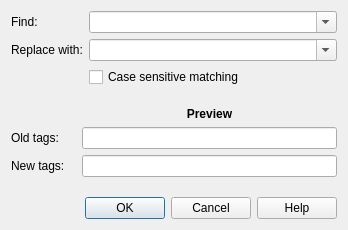
<?xml version="1.0" encoding="UTF-8"?>
<ui version="4.0">
 <class>Dialog</class>
 <widget class="QDialog" name="Dialog">
  <property name="geometry">
   <rect>
    <x>0</x>
    <y>0</y>
    <width>348</width>
    <height>230</height>
   </rect>
  </property>
  <property name="windowTitle">
   <string>Find and Replace Tags</string>
  </property>
  <layout class="QVBoxLayout" name="verticalLayout">
   <item>
    <layout class="QGridLayout" name="gridLayout">
     <item row="1" column="1">
      <widget class="QComboBox" name="input_replace">
       <property name="sizePolicy">
        <sizepolicy hsizetype="Expanding" vsizetype="Fixed">
         <horstretch>9</horstretch>
         <verstretch>0</verstretch>
        </sizepolicy>
       </property>
       <property name="editable">
        <bool>true</bool>
       </property>
      </widget>
     </item>
     <item row="1" column="0">
      <widget class="QLabel" name="label_replace">
       <property name="font">
        <font>
         <weight>50</weight>
         <bold>false</bold>
         <kerning>true</kerning>
        </font>
       </property>
       <property name="text">
        <string>Replace with:</string>
       </property>
      </widget>
     </item>
     <item row="0" column="0">
      <widget class="QLabel" name="label_find">
       <property name="font">
        <font>
         <weight>50</weight>
         <bold>false</bold>
        </font>
       </property>
       <property name="text">
        <string>Find:</string>
       </property>
      </widget>
     </item>
     <item row="2" column="1">
      <widget class="QCheckBox" name="is_case">
       <property name="text">
        <string>Case sensitive matching</string>
       </property>
      </widget>
     </item>
     <item row="0" column="1">
      <widget class="QComboBox" name="input_find">
       <property name="sizePolicy">
        <sizepolicy hsizetype="Expanding" vsizetype="Fixed">
         <horstretch>9</horstretch>
         <verstretch>0</verstretch>
        </sizepolicy>
       </property>
       <property name="editable">
        <bool>true</bool>
       </property>
      </widget>
     </item>
    </layout>
   </item>
   <item>
    <spacer name="verticalSpacer_2">
     <property name="orientation">
      <enum>Qt::Vertical</enum>
     </property>
     <property name="sizeHint" stdset="0">
      <size>
       <width>20</width>
       <height>40</height>
      </size>
     </property>
    </spacer>
   </item>
   <item>
    <layout class="QGridLayout" name="gridLayout_2">
     <item row="2" column="1">
      <widget class="QLineEdit" name="output_tags">
       <property name="focusPolicy">
        <enum>Qt::NoFocus</enum>
       </property>
       <property name="readOnly">
        <bool>true</bool>
       </property>
      </widget>
     </item>
     <item row="1" column="0">
      <widget class="QLabel" name="label_old">
       <property name="enabled">
        <bool>true</bool>
       </property>
       <property name="sizePolicy">
        <sizepolicy hsizetype="Minimum" vsizetype="Preferred">
         <horstretch>0</horstretch>
         <verstretch>0</verstretch>
        </sizepolicy>
       </property>
       <property name="minimumSize">
        <size>
         <width>65</width>
         <height>0</height>
        </size>
       </property>
       <property name="text">
        <string>Old tags:</string>
       </property>
      </widget>
     </item>
     <item row="0" column="1">
      <widget class="QLabel" name="label_preview">
       <property name="font">
        <font>
         <weight>75</weight>
         <bold>true</bold>
        </font>
       </property>
       <property name="text">
        <string>Preview</string>
       </property>
       <property name="alignment">
        <set>Qt::AlignCenter</set>
       </property>
      </widget>
     </item>
     <item row="2" column="0">
      <widget class="QLabel" name="label_new">
       <property name="text">
        <string>New tags:</string>
       </property>
      </widget>
     </item>
     <item row="1" column="1">
      <widget class="TagEdit" name="input_tags"/>
     </item>
    </layout>
   </item>
   <item>
    <spacer name="verticalSpacer">
     <property name="orientation">
      <enum>Qt::Vertical</enum>
     </property>
     <property name="sizeHint" stdset="0">
      <size>
       <width>20</width>
       <height>40</height>
      </size>
     </property>
    </spacer>
   </item>
   <item>
    <widget class="QDialogButtonBox" name="buttonBox">
     <property name="standardButtons">
      <set>QDialogButtonBox::Cancel|QDialogButtonBox::Help|QDialogButtonBox::Ok</set>
     </property>
    </widget>
   </item>
  </layout>
 </widget>
 <customwidgets>
  <customwidget>
   <class>TagEdit</class>
   <extends>QLineEdit</extends>
   <header>aqt.tagedit</header>
  </customwidget>
 </customwidgets>
 <tabstops>
  <tabstop>input_find</tabstop>
  <tabstop>input_replace</tabstop>
  <tabstop>is_case</tabstop>
  <tabstop>input_tags</tabstop>
 </tabstops>
 <resources/>
 <connections>
  <connection>
   <sender>buttonBox</sender>
   <signal>accepted()</signal>
   <receiver>Dialog</receiver>
   <slot>accept()</slot>
   <hints>
    <hint type="sourcelabel">
     <x>256</x>
     <y>154</y>
    </hint>
    <hint type="destinationlabel">
     <x>157</x>
     <y>274</y>
    </hint>
   </hints>
  </connection>
  <connection>
   <sender>buttonBox</sender>
   <signal>rejected()</signal>
   <receiver>Dialog</receiver>
   <slot>reject()</slot>
   <hints>
    <hint type="sourcelabel">
     <x>290</x>
     <y>154</y>
    </hint>
    <hint type="destinationlabel">
     <x>286</x>
     <y>274</y>
    </hint>
   </hints>
  </connection>
 </connections>
</ui>
